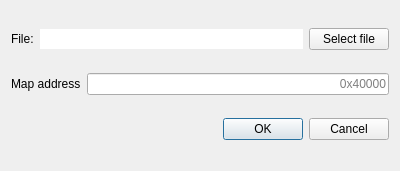
<?xml version="1.0" encoding="UTF-8"?>
<ui version="4.0">
 <class>OpenFileDialog</class>
 <widget class="QDialog" name="OpenFileDialog">
  <property name="geometry">
   <rect>
    <x>0</x>
    <y>0</y>
    <width>400</width>
    <height>171</height>
   </rect>
  </property>
  <property name="windowTitle">
   <string>Open file</string>
  </property>
  <layout class="QGridLayout" name="gridLayout">
   <item row="0" column="0">
    <layout class="QHBoxLayout" name="horizontalLayout">
     <property name="topMargin">
      <number>0</number>
     </property>
     <item>
      <widget class="QLabel" name="filenameLabel">
       <property name="sizePolicy">
        <sizepolicy hsizetype="Preferred" vsizetype="Fixed">
         <horstretch>0</horstretch>
         <verstretch>0</verstretch>
        </sizepolicy>
       </property>
       <property name="text">
        <string>File:</string>
       </property>
      </widget>
     </item>
     <item>
      <widget class="QLineEdit" name="filenameLineEdit">
       <property name="focusPolicy">
        <enum>Qt::ClickFocus</enum>
       </property>
       <property name="text">
        <string notr="true"/>
       </property>
       <property name="frame">
        <bool>false</bool>
       </property>
       <property name="readOnly">
        <bool>true</bool>
       </property>
       <property name="clearButtonEnabled">
        <bool>false</bool>
       </property>
      </widget>
     </item>
    </layout>
   </item>
   <item row="0" column="1">
    <widget class="QPushButton" name="selectFileButton">
     <property name="text">
      <string>Select file</string>
     </property>
    </widget>
   </item>
   <item row="1" column="0" colspan="2">
    <layout class="QHBoxLayout" name="horizontalLayout_2">
     <item>
      <widget class="QLabel" name="mapAddressLabel">
       <property name="text">
        <string>Map address</string>
       </property>
      </widget>
     </item>
     <item>
      <widget class="QLineEdit" name="mapAddressLineEdit">
       <property name="toolTip">
        <string/>
       </property>
       <property name="alignment">
        <set>Qt::AlignRight|Qt::AlignTrailing|Qt::AlignVCenter</set>
       </property>
       <property name="placeholderText">
        <string>0x40000</string>
       </property>
      </widget>
     </item>
    </layout>
   </item>
   <item row="2" column="0" colspan="2">
    <widget class="QDialogButtonBox" name="buttonBox">
     <property name="orientation">
      <enum>Qt::Horizontal</enum>
     </property>
     <property name="standardButtons">
      <set>QDialogButtonBox::Cancel|QDialogButtonBox::Ok</set>
     </property>
    </widget>
   </item>
  </layout>
 </widget>
 <resources/>
 <connections>
  <connection>
   <sender>buttonBox</sender>
   <signal>rejected()</signal>
   <receiver>OpenFileDialog</receiver>
   <slot>reject()</slot>
   <hints>
    <hint type="sourcelabel">
     <x>316</x>
     <y>260</y>
    </hint>
    <hint type="destinationlabel">
     <x>286</x>
     <y>274</y>
    </hint>
   </hints>
  </connection>
 </connections>
</ui>
